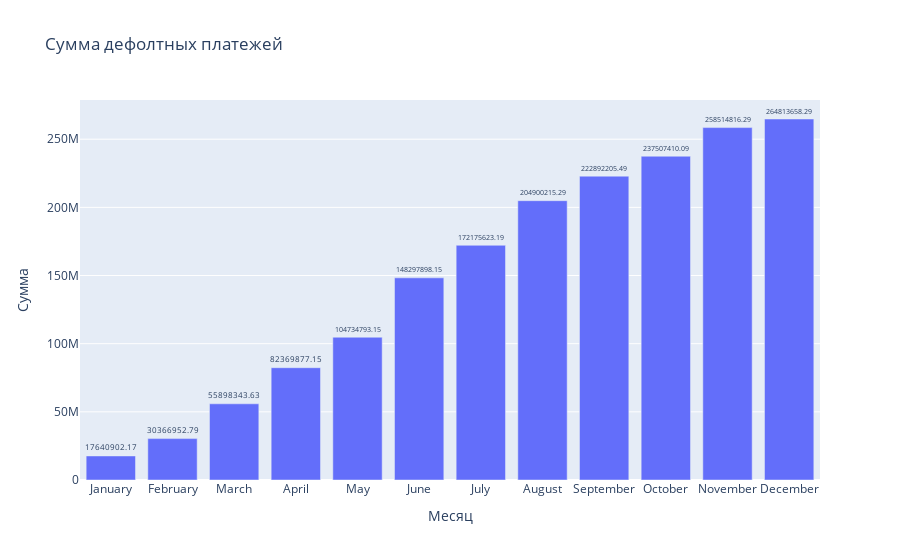

Write notebook code for a chart like this one.
### Markdown cell above
### 5.2 Анализ дефолтности в разрезе месяца

### Code cell
df['month'] = df['start_date'].dt.to_period('M')

defaulted_df = df.loc[df['status'] == 'defaulted'].copy()

default_sum = defaulted_df.groupby('month')['amount'].sum().cumsum().reset_index()

# Заменим на названия месяца для наглядности
default_sum['month'] = default_sum['month'].astype(str)
default_sum['month'] = default_sum['month'].apply(lambda x: calendar.month_name[int(x.split('-')[1])])

fig = px.bar(default_sum, x='month', y='amount', title='Сумма дефолтных платежей')

# Подпись осей
fig.update_xaxes(title_text='Месяц')
fig.update_yaxes(title_text='Сумма')

# Вывод значений на график
fig.update_traces(text=default_sum['amount'].round(2), textposition='outside')

# Отображение графика
fig.show()

### Figure 1 — Plotly figure (JSON) as saved in the notebook; plotly's stock layout.template omitted (floating-point values rounded to 4 significant figures)
{"data": [{"alignmentgroup": "True", "hovertemplate": "month=%{x}<br>amount=%{y}<extra></extra>", "legendgroup": "", "marker": {"color": "#636efa", "pattern": {"shape": ""}}, "name": "", "offsetgroup": "", "orientation": "v", "showlegend": false, "text": [17640000.0, 30370000.0, 55900000.0, 82370000.0, 104700000.0, 148300000.0, 172200000.0, 204900000.0, 222900000.0, 237500000.0, 258500000.0, 264800000.0], "textposition": "outside", "type": "bar", "x": ["January", "February", "March", "April", "May", "June", "July", "August", "September", "October", "November", "December"], "xaxis": "x", "y": [17640000.0, 30370000.0, 55900000.0, 82370000.0, 104700000.0, 148300000.0, 172200000.0, 204900000.0, 222900000.0, 237500000.0, 258500000.0, 264800000.0], "yaxis": "y"}], "layout": {"autosize": true, "barmode": "relative", "legend": {"tracegroupgap": 0}, "title": {"text": "Сумма дефолтных платежей"}, "xaxis": {"anchor": "y", "autorange": true, "domain": [0, 1], "range": [-0.5, 11.5], "title": {"text": "Месяц"}, "type": "category"}, "yaxis": {"anchor": "x", "autorange": true, "domain": [0, 1], "range": [0, 278800000.0], "title": {"text": "Сумма"}, "type": "linear"}}}
